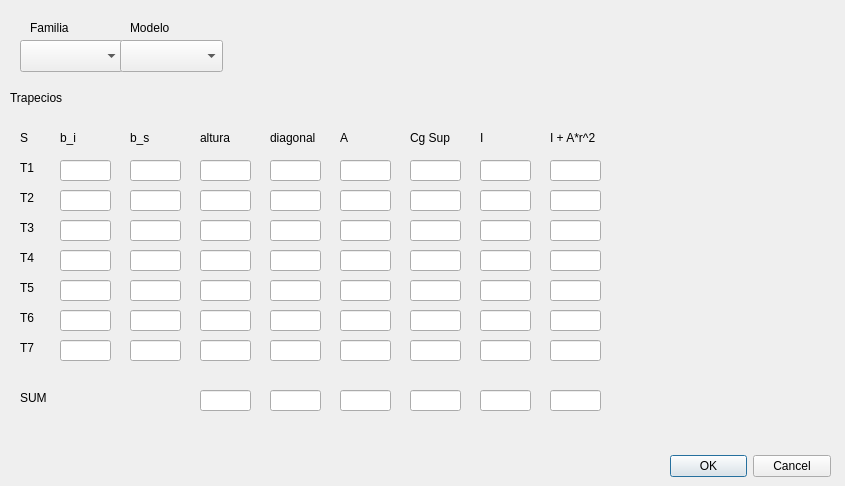
<?xml version="1.0" encoding="UTF-8"?>
<ui version="4.0">
 <class>Dialog</class>
 <widget class="QDialog" name="Dialog">
  <property name="geometry">
   <rect>
    <x>0</x>
    <y>0</y>
    <width>845</width>
    <height>486</height>
   </rect>
  </property>
  <property name="windowTitle">
   <string>Dialog</string>
  </property>
  <widget class="QDialogButtonBox" name="buttonBox">
   <property name="geometry">
    <rect>
     <x>670</x>
     <y>450</y>
     <width>161</width>
     <height>32</height>
    </rect>
   </property>
   <property name="orientation">
    <enum>Qt::Orientation::Horizontal</enum>
   </property>
   <property name="standardButtons">
    <set>QDialogButtonBox::StandardButton::Cancel|QDialogButtonBox::StandardButton::Ok</set>
   </property>
  </widget>
  <widget class="QComboBox" name="comboBox">
   <property name="geometry">
    <rect>
     <x>20</x>
     <y>40</y>
     <width>103</width>
     <height>32</height>
    </rect>
   </property>
   <property name="placeholderText">
    <string>Elegir</string>
   </property>
   <item>
    <property name="text">
     <string>elegir</string>
    </property>
   </item>
   <item>
    <property name="text">
     <string>VI</string>
    </property>
   </item>
  </widget>
  <widget class="QComboBox" name="comboBox_2">
   <property name="geometry">
    <rect>
     <x>120</x>
     <y>40</y>
     <width>103</width>
     <height>32</height>
    </rect>
   </property>
   <property name="placeholderText">
    <string>Elegir</string>
   </property>
   <item>
    <property name="text">
     <string>Elegir</string>
    </property>
   </item>
   <item>
    <property name="text">
     <string>asd</string>
    </property>
   </item>
   <item>
    <property name="text">
     <string>4120</string>
    </property>
   </item>
  </widget>
  <widget class="QLabel" name="label">
   <property name="geometry">
    <rect>
     <x>30</x>
     <y>20</y>
     <width>58</width>
     <height>16</height>
    </rect>
   </property>
   <property name="text">
    <string>Familia</string>
   </property>
  </widget>
  <widget class="QLabel" name="label_2">
   <property name="geometry">
    <rect>
     <x>130</x>
     <y>20</y>
     <width>58</width>
     <height>16</height>
    </rect>
   </property>
   <property name="text">
    <string>Modelo</string>
   </property>
  </widget>
  <widget class="QLineEdit" name="lineEdit">
   <property name="geometry">
    <rect>
     <x>60</x>
     <y>160</y>
     <width>51</width>
     <height>21</height>
    </rect>
   </property>
   <property name="text">
    <string/>
   </property>
  </widget>
  <widget class="QLineEdit" name="lineEdit_2">
   <property name="geometry">
    <rect>
     <x>60</x>
     <y>190</y>
     <width>51</width>
     <height>21</height>
    </rect>
   </property>
  </widget>
  <widget class="QLineEdit" name="lineEdit_3">
   <property name="geometry">
    <rect>
     <x>60</x>
     <y>220</y>
     <width>51</width>
     <height>21</height>
    </rect>
   </property>
  </widget>
  <widget class="QLineEdit" name="lineEdit_4">
   <property name="geometry">
    <rect>
     <x>60</x>
     <y>250</y>
     <width>51</width>
     <height>21</height>
    </rect>
   </property>
  </widget>
  <widget class="QLineEdit" name="lineEdit_6">
   <property name="geometry">
    <rect>
     <x>60</x>
     <y>310</y>
     <width>51</width>
     <height>21</height>
    </rect>
   </property>
  </widget>
  <widget class="QLineEdit" name="lineEdit_7">
   <property name="geometry">
    <rect>
     <x>60</x>
     <y>340</y>
     <width>51</width>
     <height>21</height>
    </rect>
   </property>
  </widget>
  <widget class="QLineEdit" name="lineEdit_8">
   <property name="geometry">
    <rect>
     <x>60</x>
     <y>280</y>
     <width>51</width>
     <height>21</height>
    </rect>
   </property>
  </widget>
  <widget class="QLabel" name="label_3">
   <property name="geometry">
    <rect>
     <x>20</x>
     <y>160</y>
     <width>31</width>
     <height>16</height>
    </rect>
   </property>
   <property name="text">
    <string>T1</string>
   </property>
  </widget>
  <widget class="QLabel" name="label_4">
   <property name="geometry">
    <rect>
     <x>20</x>
     <y>190</y>
     <width>31</width>
     <height>16</height>
    </rect>
   </property>
   <property name="text">
    <string>T2</string>
   </property>
  </widget>
  <widget class="QLabel" name="label_5">
   <property name="geometry">
    <rect>
     <x>20</x>
     <y>220</y>
     <width>31</width>
     <height>16</height>
    </rect>
   </property>
   <property name="text">
    <string>T3</string>
   </property>
  </widget>
  <widget class="QLabel" name="label_6">
   <property name="geometry">
    <rect>
     <x>20</x>
     <y>250</y>
     <width>31</width>
     <height>16</height>
    </rect>
   </property>
   <property name="text">
    <string>T4</string>
   </property>
  </widget>
  <widget class="QLabel" name="label_7">
   <property name="geometry">
    <rect>
     <x>20</x>
     <y>340</y>
     <width>31</width>
     <height>16</height>
    </rect>
   </property>
   <property name="text">
    <string>T7</string>
   </property>
  </widget>
  <widget class="QLabel" name="label_8">
   <property name="geometry">
    <rect>
     <x>20</x>
     <y>280</y>
     <width>31</width>
     <height>16</height>
    </rect>
   </property>
   <property name="text">
    <string>T5</string>
   </property>
  </widget>
  <widget class="QLabel" name="label_10">
   <property name="geometry">
    <rect>
     <x>20</x>
     <y>310</y>
     <width>31</width>
     <height>16</height>
    </rect>
   </property>
   <property name="text">
    <string>T6</string>
   </property>
  </widget>
  <widget class="QLabel" name="label_9">
   <property name="geometry">
    <rect>
     <x>10</x>
     <y>90</y>
     <width>58</width>
     <height>16</height>
    </rect>
   </property>
   <property name="text">
    <string>Trapecios</string>
   </property>
  </widget>
  <widget class="QLabel" name="label_11">
   <property name="geometry">
    <rect>
     <x>20</x>
     <y>130</y>
     <width>21</width>
     <height>16</height>
    </rect>
   </property>
   <property name="text">
    <string>S</string>
   </property>
  </widget>
  <widget class="QLabel" name="label_12">
   <property name="geometry">
    <rect>
     <x>60</x>
     <y>130</y>
     <width>58</width>
     <height>16</height>
    </rect>
   </property>
   <property name="text">
    <string>b_i</string>
   </property>
  </widget>
  <widget class="QLabel" name="label_13">
   <property name="geometry">
    <rect>
     <x>130</x>
     <y>130</y>
     <width>58</width>
     <height>16</height>
    </rect>
   </property>
   <property name="text">
    <string>b_s</string>
   </property>
  </widget>
  <widget class="QLabel" name="label_14">
   <property name="geometry">
    <rect>
     <x>200</x>
     <y>130</y>
     <width>58</width>
     <height>16</height>
    </rect>
   </property>
   <property name="text">
    <string>altura</string>
   </property>
  </widget>
  <widget class="QLabel" name="label_15">
   <property name="geometry">
    <rect>
     <x>270</x>
     <y>130</y>
     <width>58</width>
     <height>16</height>
    </rect>
   </property>
   <property name="text">
    <string>diagonal</string>
   </property>
  </widget>
  <widget class="QLineEdit" name="lineEdit_5">
   <property name="geometry">
    <rect>
     <x>130</x>
     <y>190</y>
     <width>51</width>
     <height>21</height>
    </rect>
   </property>
  </widget>
  <widget class="QLineEdit" name="lineEdit_9">
   <property name="geometry">
    <rect>
     <x>130</x>
     <y>340</y>
     <width>51</width>
     <height>21</height>
    </rect>
   </property>
  </widget>
  <widget class="QLineEdit" name="lineEdit_10">
   <property name="geometry">
    <rect>
     <x>130</x>
     <y>160</y>
     <width>51</width>
     <height>21</height>
    </rect>
   </property>
   <property name="text">
    <string/>
   </property>
  </widget>
  <widget class="QLineEdit" name="lineEdit_11">
   <property name="geometry">
    <rect>
     <x>130</x>
     <y>220</y>
     <width>51</width>
     <height>21</height>
    </rect>
   </property>
  </widget>
  <widget class="QLineEdit" name="lineEdit_12">
   <property name="geometry">
    <rect>
     <x>130</x>
     <y>250</y>
     <width>51</width>
     <height>21</height>
    </rect>
   </property>
  </widget>
  <widget class="QLineEdit" name="lineEdit_13">
   <property name="geometry">
    <rect>
     <x>130</x>
     <y>280</y>
     <width>51</width>
     <height>21</height>
    </rect>
   </property>
  </widget>
  <widget class="QLineEdit" name="lineEdit_14">
   <property name="geometry">
    <rect>
     <x>130</x>
     <y>310</y>
     <width>51</width>
     <height>21</height>
    </rect>
   </property>
  </widget>
  <widget class="QLineEdit" name="lineEdit_15">
   <property name="geometry">
    <rect>
     <x>200</x>
     <y>190</y>
     <width>51</width>
     <height>21</height>
    </rect>
   </property>
  </widget>
  <widget class="QLineEdit" name="lineEdit_16">
   <property name="geometry">
    <rect>
     <x>200</x>
     <y>340</y>
     <width>51</width>
     <height>21</height>
    </rect>
   </property>
  </widget>
  <widget class="QLineEdit" name="lineEdit_17">
   <property name="geometry">
    <rect>
     <x>200</x>
     <y>160</y>
     <width>51</width>
     <height>21</height>
    </rect>
   </property>
   <property name="text">
    <string/>
   </property>
  </widget>
  <widget class="QLineEdit" name="lineEdit_18">
   <property name="geometry">
    <rect>
     <x>200</x>
     <y>220</y>
     <width>51</width>
     <height>21</height>
    </rect>
   </property>
  </widget>
  <widget class="QLineEdit" name="lineEdit_19">
   <property name="geometry">
    <rect>
     <x>200</x>
     <y>250</y>
     <width>51</width>
     <height>21</height>
    </rect>
   </property>
  </widget>
  <widget class="QLineEdit" name="lineEdit_20">
   <property name="geometry">
    <rect>
     <x>200</x>
     <y>280</y>
     <width>51</width>
     <height>21</height>
    </rect>
   </property>
  </widget>
  <widget class="QLineEdit" name="lineEdit_21">
   <property name="geometry">
    <rect>
     <x>200</x>
     <y>310</y>
     <width>51</width>
     <height>21</height>
    </rect>
   </property>
  </widget>
  <widget class="QLineEdit" name="lineEdit_22">
   <property name="geometry">
    <rect>
     <x>340</x>
     <y>280</y>
     <width>51</width>
     <height>21</height>
    </rect>
   </property>
  </widget>
  <widget class="QLineEdit" name="lineEdit_23">
   <property name="geometry">
    <rect>
     <x>410</x>
     <y>340</y>
     <width>51</width>
     <height>21</height>
    </rect>
   </property>
  </widget>
  <widget class="QLineEdit" name="lineEdit_24">
   <property name="geometry">
    <rect>
     <x>270</x>
     <y>190</y>
     <width>51</width>
     <height>21</height>
    </rect>
   </property>
  </widget>
  <widget class="QLineEdit" name="lineEdit_25">
   <property name="geometry">
    <rect>
     <x>410</x>
     <y>220</y>
     <width>51</width>
     <height>21</height>
    </rect>
   </property>
  </widget>
  <widget class="QLineEdit" name="lineEdit_26">
   <property name="geometry">
    <rect>
     <x>410</x>
     <y>310</y>
     <width>51</width>
     <height>21</height>
    </rect>
   </property>
  </widget>
  <widget class="QLineEdit" name="lineEdit_27">
   <property name="geometry">
    <rect>
     <x>410</x>
     <y>160</y>
     <width>51</width>
     <height>21</height>
    </rect>
   </property>
   <property name="text">
    <string/>
   </property>
  </widget>
  <widget class="QLineEdit" name="lineEdit_28">
   <property name="geometry">
    <rect>
     <x>340</x>
     <y>310</y>
     <width>51</width>
     <height>21</height>
    </rect>
   </property>
  </widget>
  <widget class="QLineEdit" name="lineEdit_29">
   <property name="geometry">
    <rect>
     <x>270</x>
     <y>340</y>
     <width>51</width>
     <height>21</height>
    </rect>
   </property>
  </widget>
  <widget class="QLineEdit" name="lineEdit_30">
   <property name="geometry">
    <rect>
     <x>270</x>
     <y>160</y>
     <width>51</width>
     <height>21</height>
    </rect>
   </property>
   <property name="text">
    <string/>
   </property>
  </widget>
  <widget class="QLineEdit" name="lineEdit_31">
   <property name="geometry">
    <rect>
     <x>340</x>
     <y>250</y>
     <width>51</width>
     <height>21</height>
    </rect>
   </property>
  </widget>
  <widget class="QLineEdit" name="lineEdit_32">
   <property name="geometry">
    <rect>
     <x>270</x>
     <y>220</y>
     <width>51</width>
     <height>21</height>
    </rect>
   </property>
  </widget>
  <widget class="QLineEdit" name="lineEdit_33">
   <property name="geometry">
    <rect>
     <x>410</x>
     <y>250</y>
     <width>51</width>
     <height>21</height>
    </rect>
   </property>
  </widget>
  <widget class="QLineEdit" name="lineEdit_34">
   <property name="geometry">
    <rect>
     <x>270</x>
     <y>250</y>
     <width>51</width>
     <height>21</height>
    </rect>
   </property>
  </widget>
  <widget class="QLineEdit" name="lineEdit_35">
   <property name="geometry">
    <rect>
     <x>340</x>
     <y>220</y>
     <width>51</width>
     <height>21</height>
    </rect>
   </property>
  </widget>
  <widget class="QLineEdit" name="lineEdit_36">
   <property name="geometry">
    <rect>
     <x>270</x>
     <y>280</y>
     <width>51</width>
     <height>21</height>
    </rect>
   </property>
  </widget>
  <widget class="QLineEdit" name="lineEdit_37">
   <property name="geometry">
    <rect>
     <x>410</x>
     <y>280</y>
     <width>51</width>
     <height>21</height>
    </rect>
   </property>
  </widget>
  <widget class="QLineEdit" name="lineEdit_38">
   <property name="geometry">
    <rect>
     <x>410</x>
     <y>190</y>
     <width>51</width>
     <height>21</height>
    </rect>
   </property>
  </widget>
  <widget class="QLineEdit" name="lineEdit_39">
   <property name="geometry">
    <rect>
     <x>340</x>
     <y>190</y>
     <width>51</width>
     <height>21</height>
    </rect>
   </property>
  </widget>
  <widget class="QLineEdit" name="lineEdit_40">
   <property name="geometry">
    <rect>
     <x>270</x>
     <y>310</y>
     <width>51</width>
     <height>21</height>
    </rect>
   </property>
  </widget>
  <widget class="QLineEdit" name="lineEdit_41">
   <property name="geometry">
    <rect>
     <x>340</x>
     <y>160</y>
     <width>51</width>
     <height>21</height>
    </rect>
   </property>
   <property name="text">
    <string/>
   </property>
  </widget>
  <widget class="QLineEdit" name="lineEdit_42">
   <property name="geometry">
    <rect>
     <x>340</x>
     <y>340</y>
     <width>51</width>
     <height>21</height>
    </rect>
   </property>
  </widget>
  <widget class="QLineEdit" name="lineEdit_43">
   <property name="geometry">
    <rect>
     <x>480</x>
     <y>190</y>
     <width>51</width>
     <height>21</height>
    </rect>
   </property>
  </widget>
  <widget class="QLineEdit" name="lineEdit_44">
   <property name="geometry">
    <rect>
     <x>480</x>
     <y>310</y>
     <width>51</width>
     <height>21</height>
    </rect>
   </property>
  </widget>
  <widget class="QLineEdit" name="lineEdit_45">
   <property name="geometry">
    <rect>
     <x>480</x>
     <y>160</y>
     <width>51</width>
     <height>21</height>
    </rect>
   </property>
   <property name="text">
    <string/>
   </property>
  </widget>
  <widget class="QLineEdit" name="lineEdit_46">
   <property name="geometry">
    <rect>
     <x>480</x>
     <y>340</y>
     <width>51</width>
     <height>21</height>
    </rect>
   </property>
  </widget>
  <widget class="QLineEdit" name="lineEdit_47">
   <property name="geometry">
    <rect>
     <x>480</x>
     <y>220</y>
     <width>51</width>
     <height>21</height>
    </rect>
   </property>
  </widget>
  <widget class="QLineEdit" name="lineEdit_48">
   <property name="geometry">
    <rect>
     <x>480</x>
     <y>250</y>
     <width>51</width>
     <height>21</height>
    </rect>
   </property>
  </widget>
  <widget class="QLineEdit" name="lineEdit_49">
   <property name="geometry">
    <rect>
     <x>480</x>
     <y>280</y>
     <width>51</width>
     <height>21</height>
    </rect>
   </property>
  </widget>
  <widget class="QLineEdit" name="lineEdit_50">
   <property name="geometry">
    <rect>
     <x>550</x>
     <y>190</y>
     <width>51</width>
     <height>21</height>
    </rect>
   </property>
  </widget>
  <widget class="QLineEdit" name="lineEdit_51">
   <property name="geometry">
    <rect>
     <x>550</x>
     <y>340</y>
     <width>51</width>
     <height>21</height>
    </rect>
   </property>
  </widget>
  <widget class="QLineEdit" name="lineEdit_52">
   <property name="geometry">
    <rect>
     <x>550</x>
     <y>280</y>
     <width>51</width>
     <height>21</height>
    </rect>
   </property>
  </widget>
  <widget class="QLineEdit" name="lineEdit_53">
   <property name="geometry">
    <rect>
     <x>550</x>
     <y>250</y>
     <width>51</width>
     <height>21</height>
    </rect>
   </property>
  </widget>
  <widget class="QLineEdit" name="lineEdit_54">
   <property name="geometry">
    <rect>
     <x>550</x>
     <y>160</y>
     <width>51</width>
     <height>21</height>
    </rect>
   </property>
   <property name="text">
    <string/>
   </property>
  </widget>
  <widget class="QLineEdit" name="lineEdit_55">
   <property name="geometry">
    <rect>
     <x>550</x>
     <y>310</y>
     <width>51</width>
     <height>21</height>
    </rect>
   </property>
  </widget>
  <widget class="QLineEdit" name="lineEdit_56">
   <property name="geometry">
    <rect>
     <x>550</x>
     <y>220</y>
     <width>51</width>
     <height>21</height>
    </rect>
   </property>
  </widget>
  <widget class="QLabel" name="label_16">
   <property name="geometry">
    <rect>
     <x>340</x>
     <y>130</y>
     <width>31</width>
     <height>16</height>
    </rect>
   </property>
   <property name="text">
    <string>A</string>
   </property>
  </widget>
  <widget class="QLabel" name="label_17">
   <property name="geometry">
    <rect>
     <x>410</x>
     <y>130</y>
     <width>58</width>
     <height>16</height>
    </rect>
   </property>
   <property name="text">
    <string>Cg Sup</string>
   </property>
  </widget>
  <widget class="QLabel" name="label_18">
   <property name="geometry">
    <rect>
     <x>480</x>
     <y>130</y>
     <width>21</width>
     <height>16</height>
    </rect>
   </property>
   <property name="text">
    <string>I</string>
   </property>
  </widget>
  <widget class="QLabel" name="label_19">
   <property name="geometry">
    <rect>
     <x>550</x>
     <y>130</y>
     <width>71</width>
     <height>16</height>
    </rect>
   </property>
   <property name="text">
    <string>I + A*r^2</string>
   </property>
  </widget>
  <widget class="QLineEdit" name="lineEdit_58">
   <property name="geometry">
    <rect>
     <x>480</x>
     <y>390</y>
     <width>51</width>
     <height>21</height>
    </rect>
   </property>
  </widget>
  <widget class="QLineEdit" name="lineEdit_59">
   <property name="geometry">
    <rect>
     <x>340</x>
     <y>390</y>
     <width>51</width>
     <height>21</height>
    </rect>
   </property>
  </widget>
  <widget class="QLabel" name="label_20">
   <property name="geometry">
    <rect>
     <x>20</x>
     <y>390</y>
     <width>31</width>
     <height>16</height>
    </rect>
   </property>
   <property name="text">
    <string>SUM</string>
   </property>
  </widget>
  <widget class="QLineEdit" name="lineEdit_60">
   <property name="geometry">
    <rect>
     <x>550</x>
     <y>390</y>
     <width>51</width>
     <height>21</height>
    </rect>
   </property>
  </widget>
  <widget class="QLineEdit" name="lineEdit_62">
   <property name="geometry">
    <rect>
     <x>270</x>
     <y>390</y>
     <width>51</width>
     <height>21</height>
    </rect>
   </property>
  </widget>
  <widget class="QLineEdit" name="lineEdit_63">
   <property name="geometry">
    <rect>
     <x>410</x>
     <y>390</y>
     <width>51</width>
     <height>21</height>
    </rect>
   </property>
  </widget>
  <widget class="QLineEdit" name="lineEdit_64">
   <property name="geometry">
    <rect>
     <x>200</x>
     <y>390</y>
     <width>51</width>
     <height>21</height>
    </rect>
   </property>
  </widget>
 </widget>
 <resources/>
 <connections>
  <connection>
   <sender>buttonBox</sender>
   <signal>accepted()</signal>
   <receiver>Dialog</receiver>
   <slot>accept()</slot>
   <hints>
    <hint type="sourcelabel">
     <x>248</x>
     <y>254</y>
    </hint>
    <hint type="destinationlabel">
     <x>157</x>
     <y>274</y>
    </hint>
   </hints>
  </connection>
  <connection>
   <sender>buttonBox</sender>
   <signal>rejected()</signal>
   <receiver>Dialog</receiver>
   <slot>reject()</slot>
   <hints>
    <hint type="sourcelabel">
     <x>316</x>
     <y>260</y>
    </hint>
    <hint type="destinationlabel">
     <x>286</x>
     <y>274</y>
    </hint>
   </hints>
  </connection>
 </connections>
</ui>
